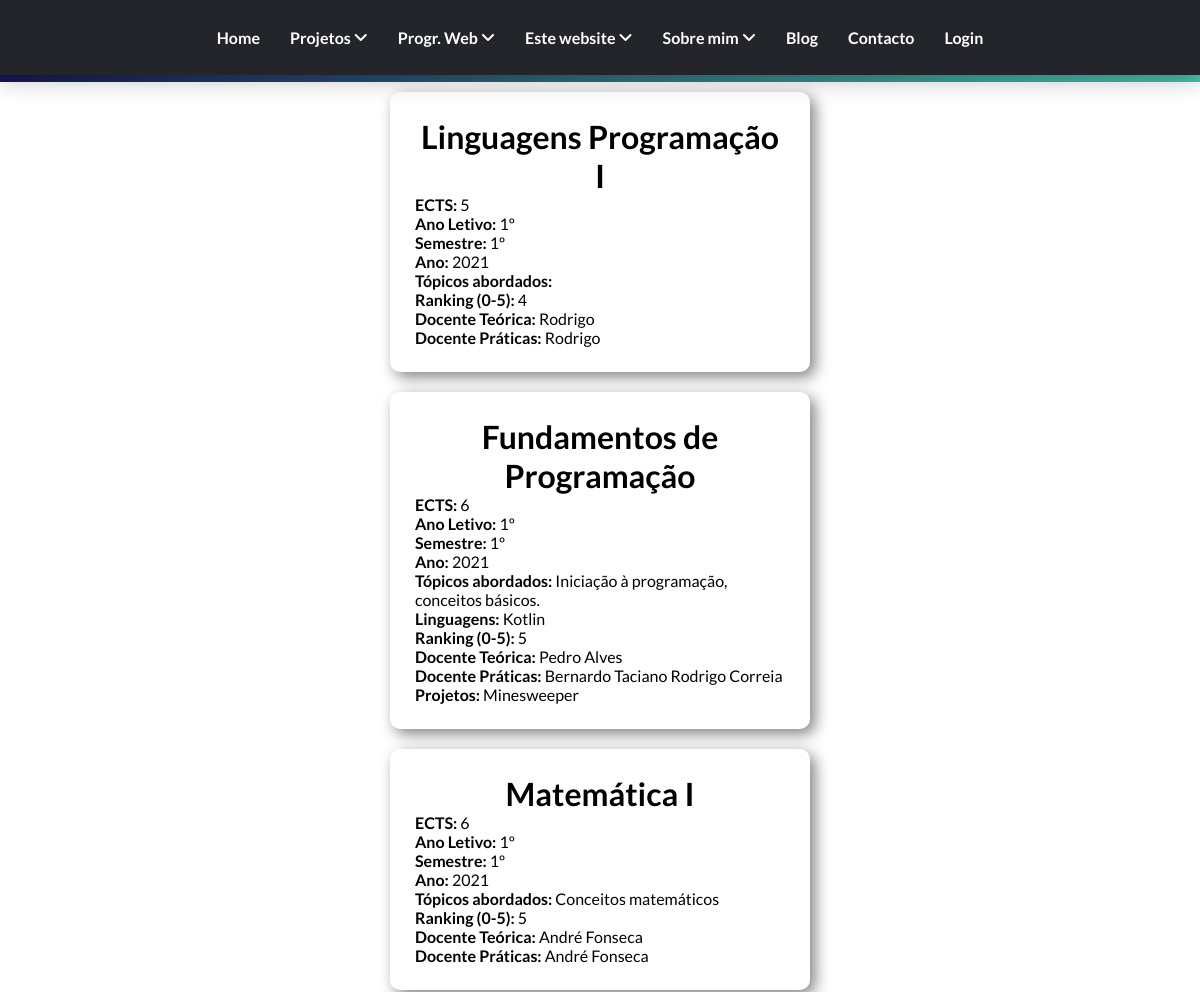
Before: /licenciatura/ (upper part) with the older database file.
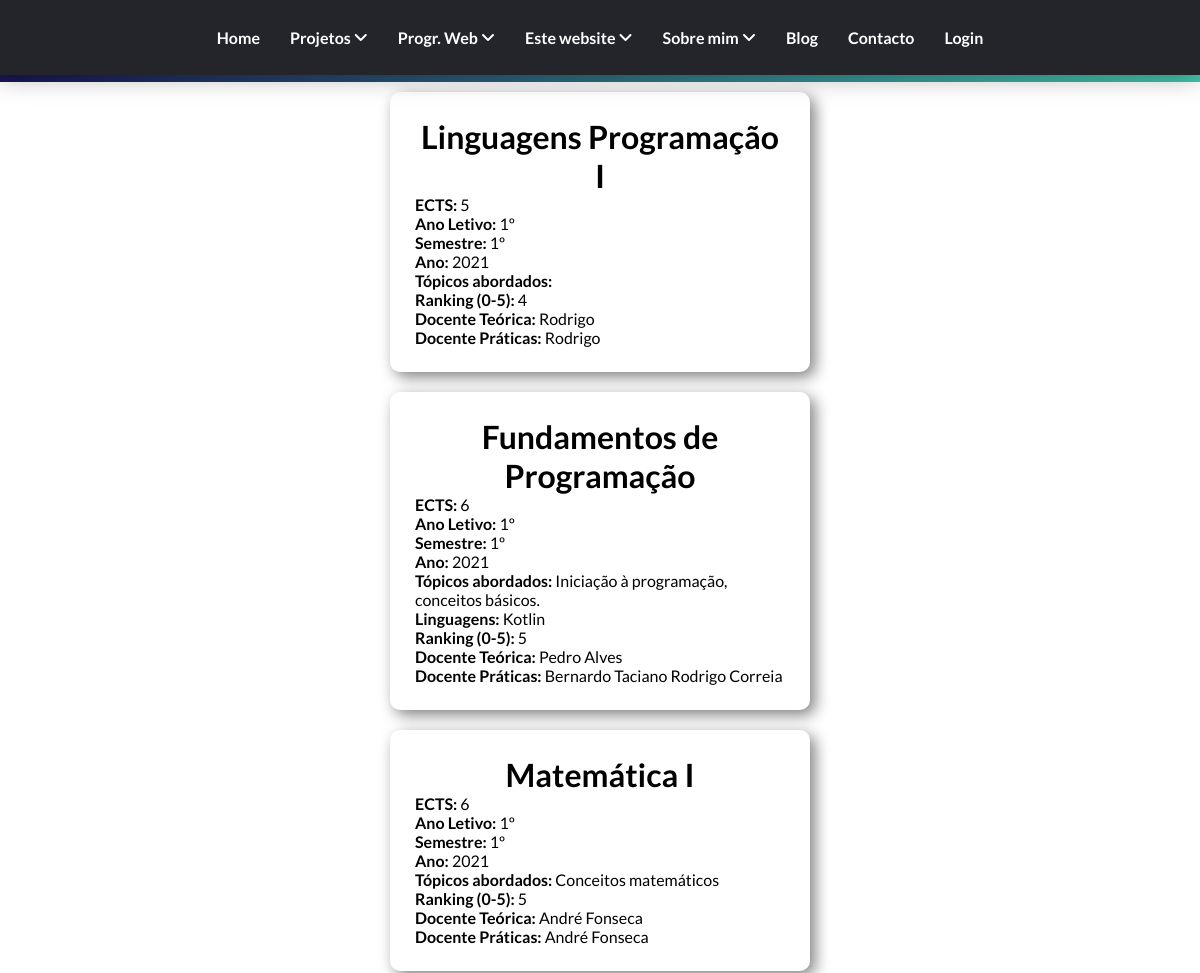
After: the same page with the newer database file.
### portfolio/models.py (models this page shows, shortened)
class Cadeira(models.Model):
    ano = [
        ('1', '1'),
        ('2', '2'),
        ('3', '3'),
    ]
    semestre = [
        ('1', '1'),
        ('2', '2'),
    ]
    rank = [
        ('1', '1'),('2', '2'),('3', '3'),('4', '4'),('5', '5'),
    ]
    nome = models.CharField(max_length=40)
    anoLectivo = models.CharField(max_length=10,choices= ano, default=1)
    semestre = models.CharField(max_length=4,choices= semestre, default=1)
    ano = models.IntegerField(default=2021)
    ects = models.IntegerField()
    topicosAbordados = models.TextField(max_length=1000, blank=True)
    linguagens = models.ManyToManyField(Tecnologia, blank=True)
    ranking = models.CharField(max_length=2,choices= rank)
    docente_teorica = models.ForeignKey(Pessoa, on_delete=models.CASCADE)
    docentes_praticas = models.ManyToManyField(Pessoa, related_name='docentes')
    link = models.URLField(max_length = 200)
    projetos = models.ManyToManyField(Projeto, blank=True)

class Pessoa(models.Model):
    funcao = [
        ('aluno', 'Aluno'),
        ('professor', 'Professor'),
    ]
    nome = models.CharField(max_length=70)
    funcao = models.CharField(choices=funcao, blank=True, default='aluno', max_length=10)
    linkLusofona = models.URLField(max_length = 200, blank=True)
    linkLinkedin = models.URLField(max_length = 200, blank=True)

class Tecnologia(models.Model):
    nome = models.CharField(max_length=30)
    ano = models.DateTimeField(auto_now_add=True)
    criador = models.CharField(max_length=40)
    logo = models.ImageField(upload_to="static/portfolio/images", blank=True)
    link = models.URLField(max_length = 200)
    descricao = models.TextField(max_length=1000)

class Projeto(models.Model):
    titulo = models.CharField(max_length=50)
    descricao =  models.TextField(max_length=2000)
    imagem = models.ImageField(upload_to="static/portfolio/images", blank=True)
    ano = models.IntegerField(default=2023)
    linkGithub = models.URLField(max_length=1000,  blank=True)
    linkYoutube = models.URLField(max_length=1000,  blank=True)
    participantes = models.ManyToManyField(Pessoa)
    tecnologias = models.ManyToManyField(Tecnologia)

### portfolio/views.py (the view)
# urls.py: path('licenciatura/', views.university_view, name="licenciatura"),
def university_view(request):
    context = {'cadeiras': Cadeira.objects.all()}
    return render(request, 'portfolio/university.html',context)

### portfolio/templates/portfolio/university.html (shortened to what this page needs)
{% extends 'portfolio/layout.html' %}
{% load static %}
{% block main %}
    <h1 class="titulo_seccao">Unidades Curriculares</h1>
    <div class="licenciatura">
            {% for cadeira in cadeiras %}
                    <div>
                        <h3><a href="{{cadeira.link}}" class="titulo">{{cadeira.nome}}</a></h3>
                        <p><b>ECTS: </b>{{cadeira.ects}}</p>
                        <p><b>Ano Letivo: </b> {{cadeira.anoLectivo}}º</p>
                        <p><b>Semestre: </b>{{cadeira.semestre}}º</p>
                        <p><b>Ano: </b>{{cadeira.ano}}</p>
                        <p><b>Tópicos abordados: </b>{{cadeira.topicosAbordados}}</p>
                        {% if cadeira.linguagens.all.count > 0 %}
                            <p><b>Linguagens: </b> {% for linguagem in cadeira.linguagens.all %} {{linguagem.nome}}{% endfor %}</p>
                        {% endif %}
                        <p><b>Ranking (0-5): </b>{{cadeira.ranking}}</p>
                        <p><b>Docente Teórica: </b><a href="{{cadeira.docente_teorica.linklusofona}}" class="links">{{cadeira.docente_teorica.nome}} {{cadeira.docente_teorica.apelido}}</a></p>
                        <p><b>Docente Práticas: </b>
                            {% for docente_pratica in cadeira.docentes_praticas.all %}
                                <a href="{{docentes_praticas.linklusofona}}" class="links"> {{docente_pratica.nome}} {{docente_pratica.apelido}}</a>
                            {% endfor %}
                        </p>
                        {% if cadeira.projetos.all.count > 0  %}
                            <p>
                                <b>Projetos: </b>
                                {% for projeto in cadeira.projetos.all %}
                                <a href="{% url 'portfolio:projetos' %}" class="links">{{projeto.titulo}}</a>
                                {% endfor %}
                            </p>
                        {% endif %}
                    </div>
            {% endfor %}
    </div>
{% endblock %}

Changed rows visible on the page:
removed Projeto: titulo "Minesweeper", shown under Cadeira "Fundamentos de Programação"
shown differently, row unchanged: Cadeira "Fundamentos de Programação": no longer shows "Projetos:"
